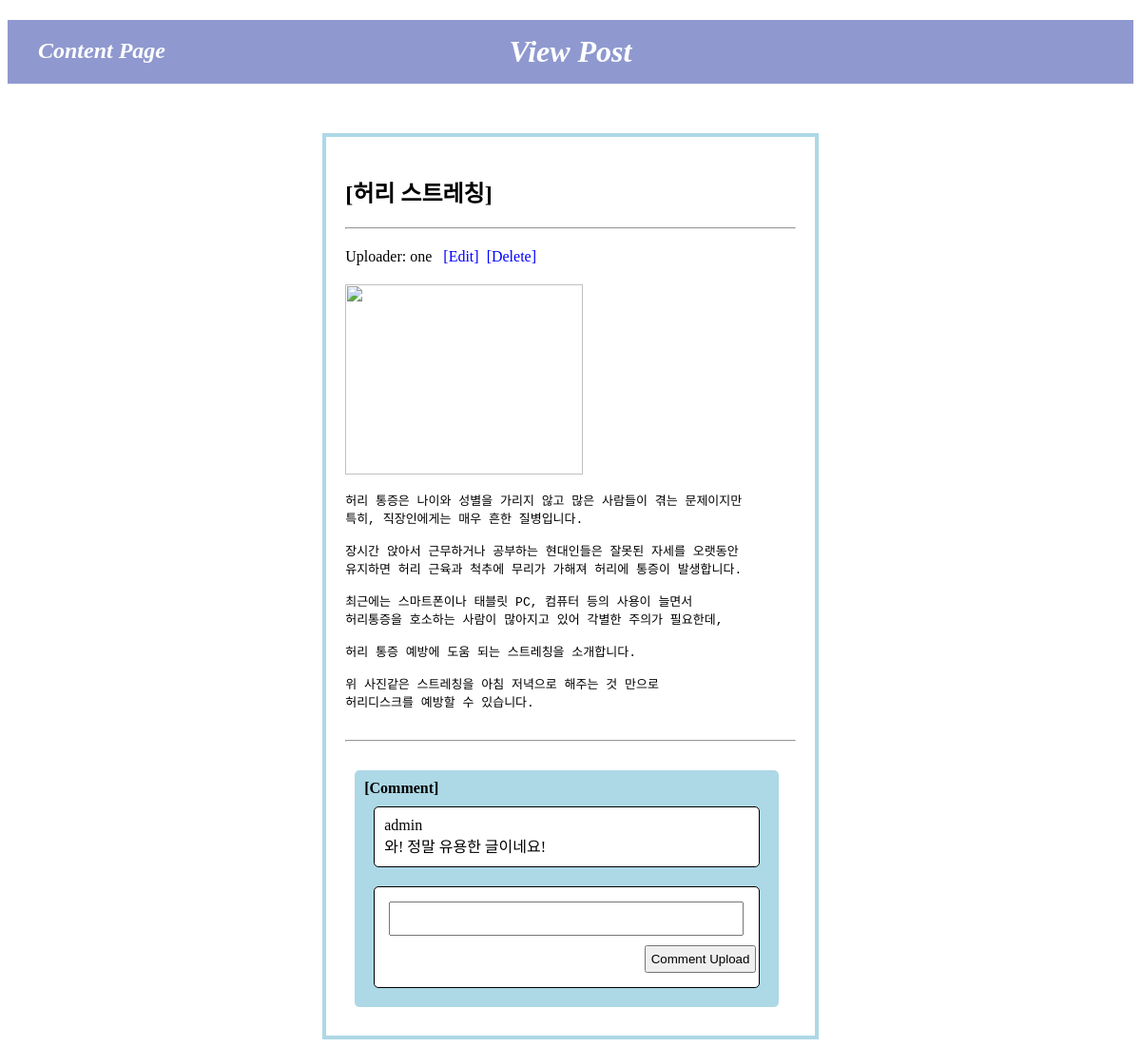
Screenshot of /post.php?id=1 (signed in) with the database file from the repository.
### tables this page shows
CREATE TABLE `posts` (
  `id` int(11) NOT NULL,
  `user` varchar(40) NOT NULL,
  `topic` varchar(40) NOT NULL,
  `title` varchar(40) NOT NULL,
  `content` varchar(500) DEFAULT NULL
);

CREATE TABLE `comments` (
  `id` int(11) NOT NULL,
  `user` varchar(40) NOT NULL,
  `content` varchar(50) NOT NULL,
  `postId` int(11) NOT NULL
);

### post.php (the view, shortened to what this page needs)
<!DOCTYPE html>
<?php
if(isset($_SESSION['login'])){
	$user=$_SESSION['login'];
	$admin='';
}elseif(isset($_SESSION['admin_login'])){
	$admin=$_SESSION['admin_login'];
	$user='';
}else
	header("Location: login.php");
if(isset($_GET['id'])){
	$id=$_GET['id'];
}
$conn=mysqli_connect("localhost","root","","my_db") or die(mysqli_connect_error());
$content=mysqli_fetch_array(mysqli_query($conn,"SELECT *FROM posts WHERE id=$id"));
$comments=mysqli_query($conn,"SELECT *FROM comments WHERE postId=$id");
?>
<html>
<head>
	<link href="site_style.css" type="text/css" rel="stylesheet">
</head>
<body>
<h1 class="title"> View Post </h1>
<h2 class="minititle"><a href="content.php"> Content Page </a></h2>
<div class='posts' style="width:40%;text-align: left; padding: 20px;">
<?php
	echo "<h2>[".$content['title']."]<br></h2><hr>";
	echo "Uploader: ".$content['user']."&nbsp&nbsp&nbsp";
	if($user==$content['user']||$admin){
		echo "<div class='link'><a href='post_edit.php?id=".$id."'>[Edit]</a></div>";
		echo "&nbsp&nbsp<div class='link'><a href='delete.php?id=".$id."'>[Delete]</a></div>";
	}
	echo "<br><img src='get.php?id=$id' width='500px'><br>";
	echo "<pre>".$content['content']."</pre><br>";
?>
<hr>
<div class='comments'><b>[Comment]</b>
<?php
	while($comment=mysqli_fetch_array($comments)){
		echo "<div class='comment'>".$comment['user'];
		echo "<br>".$comment['content']."</div><br>";
	}
?>
<form action="post.php?id=<?=$id?>" method="post">
	<div class="comment"><input type="text" name="text" style="width:95%;margin:5px;height:30px;"><br>
	<label style="margin-left: 70%;">
		<input type="submit" name="submit"value="Comment Upload" style="padding:5px;margin:5px;">
	</label>
	</div>
</form>
</div>
</body>
</html>

### site_style.css (style rules this page uses)
a { text-decoration: none; color: blue; }
body { text-align: center; }
img { width: 250px; height: 200px; }
div { display: inline-block; }
hr { margin: 0; margin-bottom: 20px; background: lightblue; }
h1.title { background: rgb(143,153,207); color: white; padding: 15px; font-style: italic; }
h2.minititle { display: inline-block; position: absolute; left: 40px; top: 20px; font-style: italic; }
h2.minititle a { color: white; }
div.link { margin-bottom: 20px; }
div.posts { width:60%; algin: center; margin-top: 30px; border: 4px solid lightblue; }
div.comment { border: 1px solid black; border-radius: 5px; width: 90%; margin: 10px; padding: 10px; background: white; }
div.comments { width: 90%; margin: 10px; padding: 10px; border-radius: 5px; background:lightblue; }

### rows the page displays
posts: title "허리 스트레칭", user "one", content "허리 통증은 나이와 성별을 가리지 않고 많은 사람들이 겪는 문제이지만 특히, 직장인에게는 매우 흔한 질병입니다. 장시간 앉아서 근무하거나 공부하는 현대인들은 잘못된 자세를 오랫동안 유지하면 허리 근육과 척추에 무리가 가해져 허리에 통증이 발생합니다. 최근에는 스마트폰이나 태블릿 PC, 컴퓨터 등의 사용이 늘면서 허리통증을 호소하는 사람이 많아지고 있어 각별한 주의가 필요한데, 허리 통증 예방에 도움 되는 스트레칭을 소개합니다. 위 사진같은 스트레칭을 아침 저녁으로 해주는 것 만으로 허리디스크를 예방할 수 있습니다."
comments: user "admin", content "와! 정말 유용한 글이네요!"
